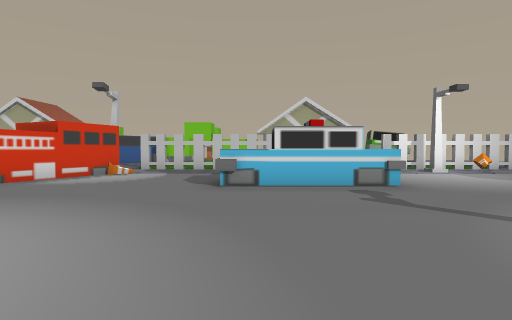
View 1 (above)

24 first-person views from a walk through a scene from a Unity 3-D project. The camera is 1.5 m above the floor, tilts 2° down and sees 80° across. The floor is counted in squares, 2 m on a side. Each view is taken from the middle of a square. On the plan, view 1 faces up. The plan holds only what a view shows up to about 10 squares ahead; the rest is blank. The place goes on beyond the plan. The player character is not drawn.

View 2
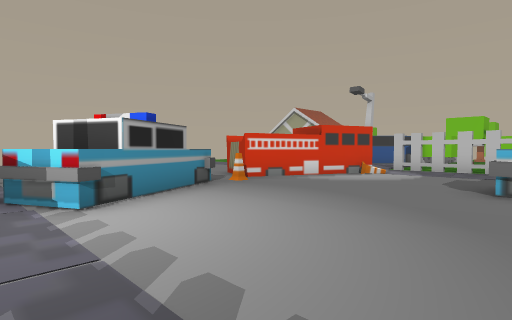

View 3
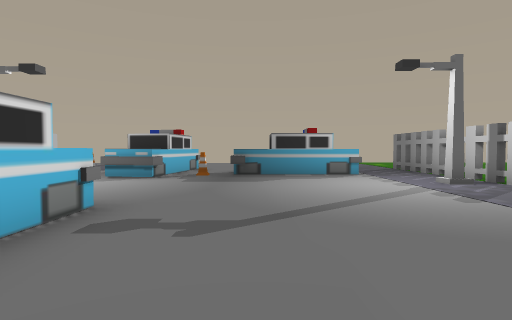

View 4
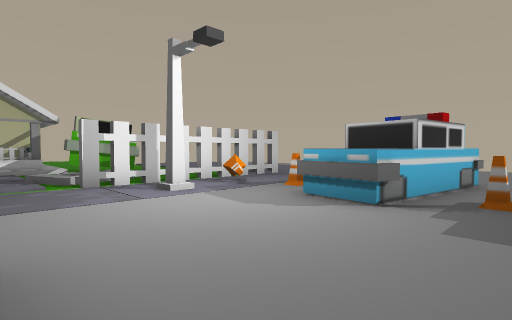

View 5
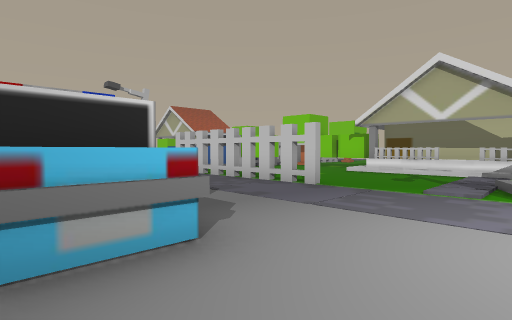

View 6
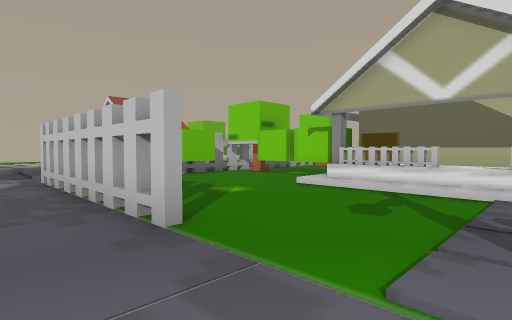

View 7
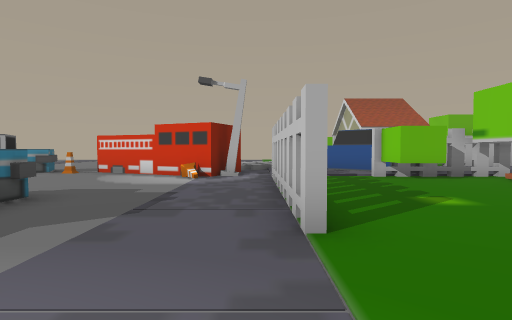

View 8
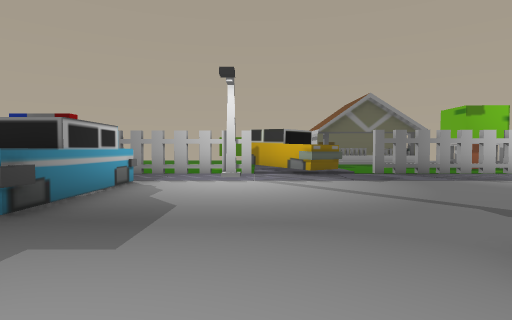

View 9
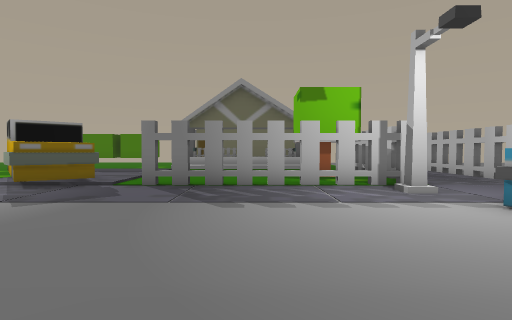

View 10
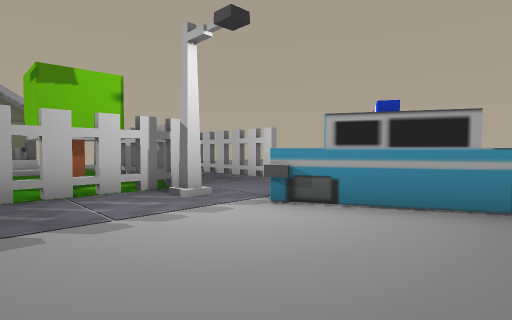

View 11
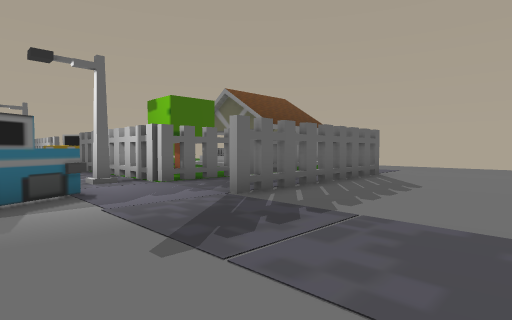

View 12
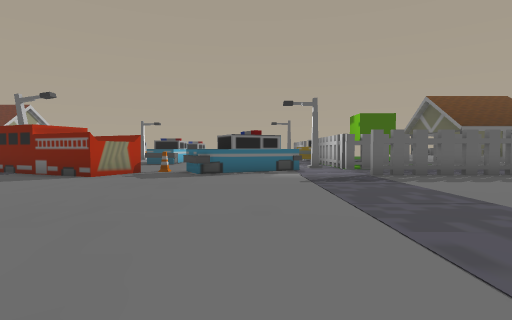

View 13
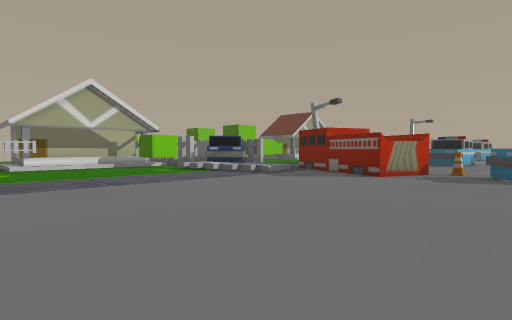

View 14
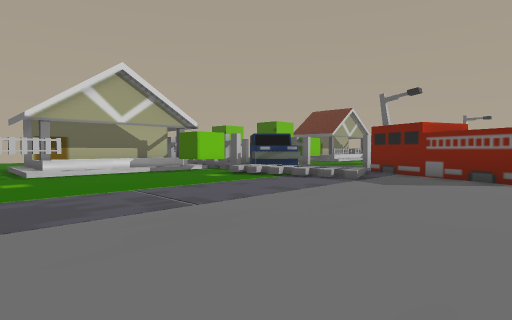

View 15
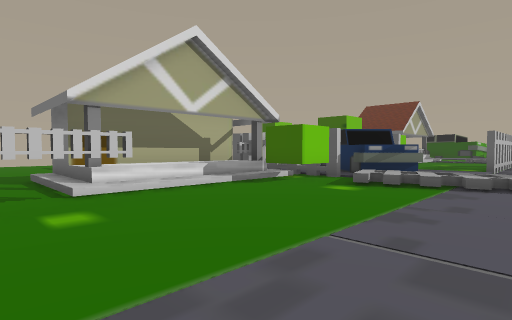

View 16
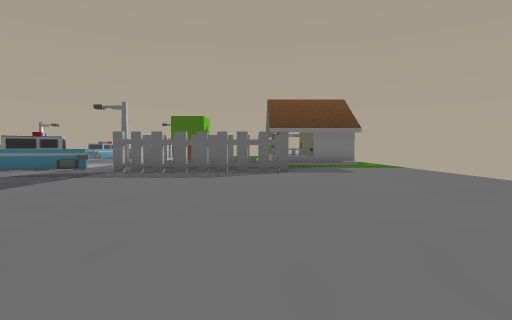

View 17
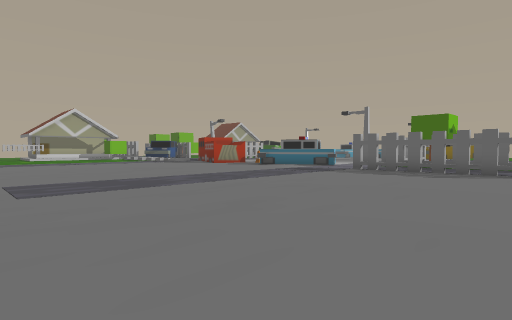

View 18
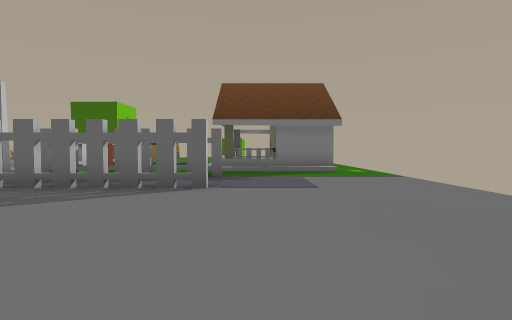

View 19
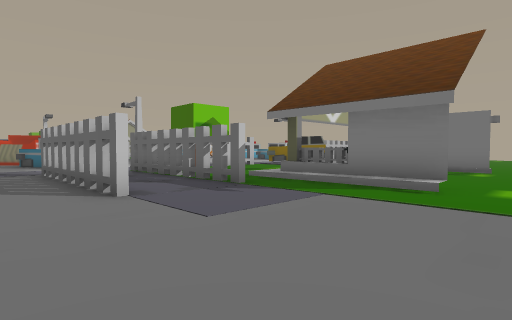

View 20
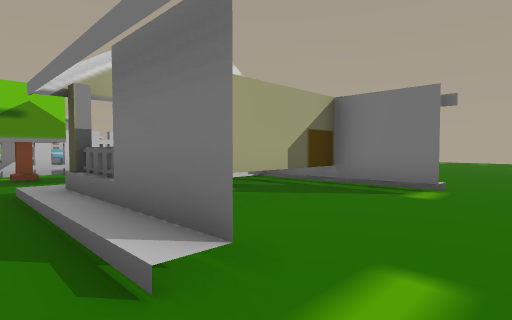

View 21
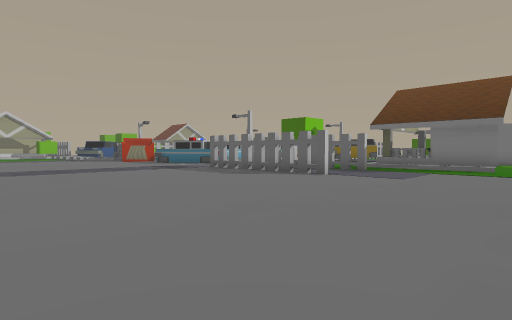

View 22
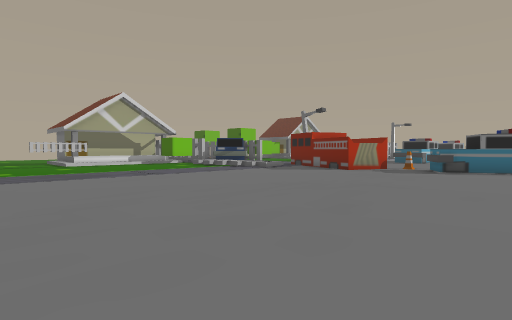

View 23
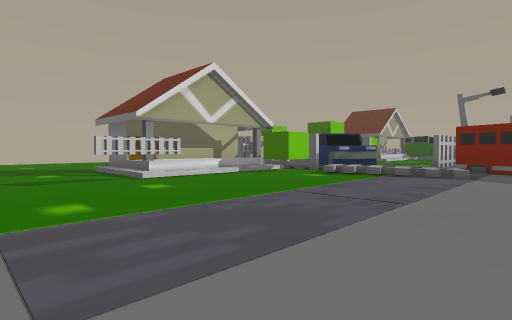

View 24
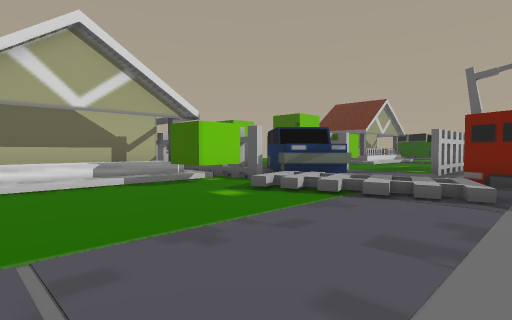

### Floor plan
Key: @ floor where view 1 was taken; # wall or solid block; x gap in a wall; . main floor; : floor 0.75 m higher than the main floor; / step, stairs or slope; = window, fence, low wall or low ledge; ^ raised ledge; T thing the floor can be seen under or through; O other object.
Columns run from 18 left of view 1 to 13 right of it. Each row starts with its distance up from view 1.
 17  ...######   .#OOOO#####
 16  ...#:::##  ###.../##:##
 15  ...////O#.##.#O..//////
 14  .TT....O#=##..........##
 13 ........///=..........//#..
 12 ........///...#xxxx#...#####.
 11 .........///..............x..
 10 .........///##..........#.x.
  9 ............##.............
  8 ...........##............^^
  7  ..........##.....^ #^...^##
  6 ...........##.....^##^......^...
  5 ............#...............
  4 ...........^^.............^
  3 ............##............##
  2 ............##............#
  1 .............^#...........^
  0  .............x...@.........
 -1  ............ ##xxx#.#..#xxx
 -2 ...........#.x.......##....
 -3 ...........x.x.O......##.
 -4 ...........x.##..   ...
 -5 ...........x.##..    ..
 -6 ...........x..#//
 -7 ...........#.#./=
 -8    ............/:   /
 -9    ............######
-10    ............#....#......
-11    ........................
-12    .................

Where each view was taken, in squares from view 1:
view 1: 0 up, 0 right, facing up
view 2: 0 up, 0 right, facing up-left
view 3: 4 up, 1 left, facing right
view 4: 5 up, 3 right, facing up-right
view 5: 6 up, 5 right, facing up-left
view 6: 10 up, 4 right, facing up-left
view 7: 11 up, 4 right, facing left
view 8: 8 up, 5 right, facing down
view 9: 5 up, 1 left, facing down
view 10: 4 up, 1 left, facing down-left
view 11: 2 up, 11 left, facing down-right
view 12: 2 up, 16 left, facing right
view 13: 3 up, 16 left, facing up-right
view 14: 6 up, 16 left, facing up-right
view 15: 10 up, 16 left, facing up-right
view 16: 6 down, 17 left, facing right
view 17: 7 down, 18 left, facing up-right
view 18: 8 down, 13 left, facing right
view 19: 12 down, 9 left, facing up-right
view 20: 12 down, 4 left, facing up-right
view 21: 12 down, 15 left, facing up-right
view 22: 1 up, 18 left, facing up-right
view 23: 8 up, 18 left, facing up-right
view 24: 9 up, 14 left, facing up-right
